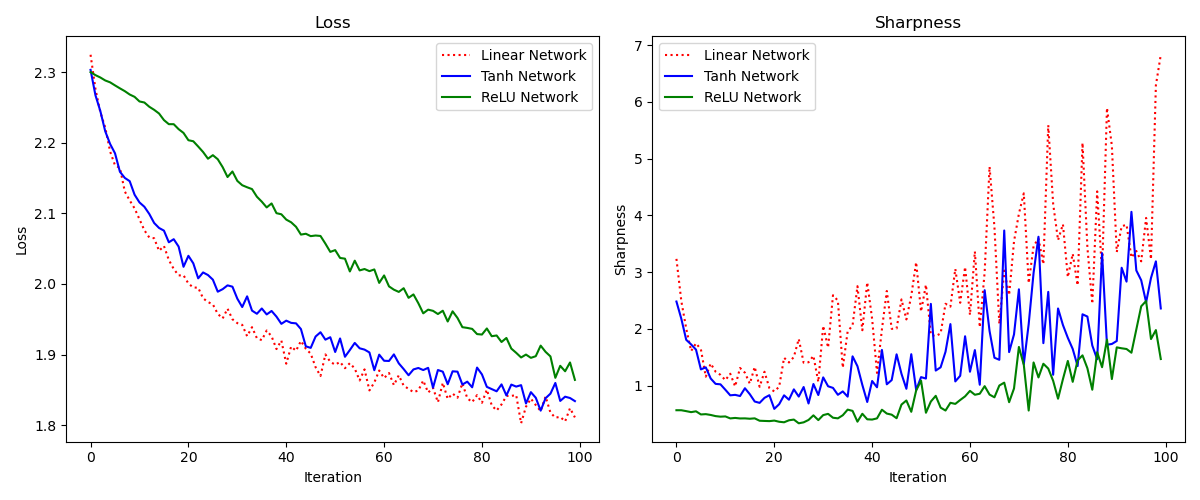

Here is the Python script that generated this plot:
import torch
import torch.nn as nn
import torch.optim as optim
import torchvision
import torchvision.transforms as transforms
import matplotlib.pyplot as plt

# Device configuration
device = torch.device('cuda' if torch.cuda.is_available() else 'cpu')

# Hyperparameters
batch_size = 5000  # Full-batch
learning_rate = 2 / 30
num_epochs = 10

# CIFAR-10 dataset
transform = transforms.Compose([
    transforms.ToTensor(),
    transforms.Normalize((0.5, 0.5, 0.5), (0.5, 0.5, 0.5))
])

train_dataset = torchvision.datasets.CIFAR10(root='./data', train=True,
                                             transform=transform, download=True)
train_loader = torch.utils.data.DataLoader(dataset=train_dataset,
                                           batch_size=batch_size, shuffle=True)

# Neural Network Architectures
class LinearNet(nn.Module):
    def __init__(self):
        super(LinearNet, self).__init__()
        self.fc1 = nn.Linear(32*32*3, 200)
        self.fc2 = nn.Linear(200, 200)
        self.fc3 = nn.Linear(200, 10)

    def forward(self, x):
        x = x.view(x.size(0), -1)
        x = self.fc1(x)
        x = self.fc2(x)
        x = self.fc3(x)
        return x

class TanhNet(nn.Module):
    def __init__(self):
        super(TanhNet, self).__init__()
        self.fc1 = nn.Linear(32*32*3, 200)
        self.fc2 = nn.Linear(200, 200)
        self.fc3 = nn.Linear(200, 10)
        self.tanh = nn.Tanh()

    def forward(self, x):
        x = x.view(x.size(0), -1)
        x = self.tanh(self.fc1(x))
        x = self.tanh(self.fc2(x))
        x = self.fc3(x)
        return x

class ReLUNet(nn.Module):
    def __init__(self):
        super(ReLUNet, self).__init__()
        self.fc1 = nn.Linear(32*32*3, 200)
        self.fc2 = nn.Linear(200, 200)
        self.fc3 = nn.Linear(200, 10)
        self.relu = nn.ReLU()

    def forward(self, x):
        x = x.view(x.size(0), -1)
        x = self.relu(self.fc1(x))
        x = self.relu(self.fc2(x))
        x = self.fc3(x)
        return x

# Function to calculate sharpness approximation
def calculate_sharpness(model, images, labels, criterion):
    model.eval()
    outputs = model(images)
    loss = criterion(outputs, labels)
    grads = torch.autograd.grad(loss, model.parameters(), create_graph=True)
    grads = torch.cat([grad.view(-1) for grad in grads])
    hessian_vector_product = torch.autograd.grad(grads.norm(), model.parameters(), retain_graph=True)
    sharpness = torch.norm(torch.cat([hvp.view(-1) for hvp in hessian_vector_product])).item()
    model.train()
    return sharpness

# Training Function
def train_model(model, train_loader, criterion, learning_rate, num_epochs):
    optimizer = optim.SGD(model.parameters(), lr=learning_rate)
    loss_history = []
    sharpness_history = []

    for epoch in range(num_epochs):
        for images, labels in train_loader:
            images = images.to(device)
            labels = labels.to(device)

            outputs = model(images)
            loss = criterion(outputs, labels)
            
            sharpness = calculate_sharpness(model, images, labels, criterion)
            sharpness_history.append(sharpness)

            optimizer.zero_grad()
            loss.backward()
            optimizer.step()

            loss_history.append(loss.item())
            
            print(f'Epoch [{epoch+1}/{num_epochs}], Loss: {loss.item():.4f}, Sharpness: {sharpness:.4f}')

    return loss_history, sharpness_history

criterion = nn.CrossEntropyLoss()

# Train Linear Network
linear_model = LinearNet().to(device)
linear_loss_history, linear_sharpness_history = train_model(linear_model, train_loader, criterion, learning_rate, num_epochs)

# Train Tanh Network
tanh_model = TanhNet().to(device)
tanh_loss_history, tanh_sharpness_history = train_model(tanh_model, train_loader, criterion, learning_rate, num_epochs)

# Train ReLU Network
relu_model = ReLUNet().to(device)
relu_loss_history, relu_sharpness_history = train_model(relu_model, train_loader, criterion, learning_rate, num_epochs)

# Plot the Results
iterations = list(range(len(linear_loss_history)))

plt.figure(figsize=(12, 5))

# Plot Loss
plt.subplot(1, 2, 1)
plt.plot(iterations, linear_loss_history, label='Linear Network', linestyle='dotted', color='red')
plt.plot(iterations, tanh_loss_history, label='Tanh Network', linestyle='solid', color='blue')
plt.plot(iterations, relu_loss_history, label='ReLU Network', linestyle='solid', color='green')
plt.xlabel('Iteration')
plt.ylabel('Loss')
plt.title('Loss')
plt.legend()

# Plot Sharpness
plt.subplot(1, 2, 2)
plt.plot(iterations, linear_sharpness_history, label='Linear Network', linestyle='dotted', color='red')
plt.plot(iterations, tanh_sharpness_history, label='Tanh Network', linestyle='solid', color='blue')
plt.plot(iterations, relu_sharpness_history, label='ReLU Network', linestyle='solid', color='green')
plt.xlabel('Iteration')
plt.ylabel('Sharpness')
plt.title('Sharpness')
plt.legend()
plt.tight_layout()
plt.savefig('exp_1.png')
plt.show()
